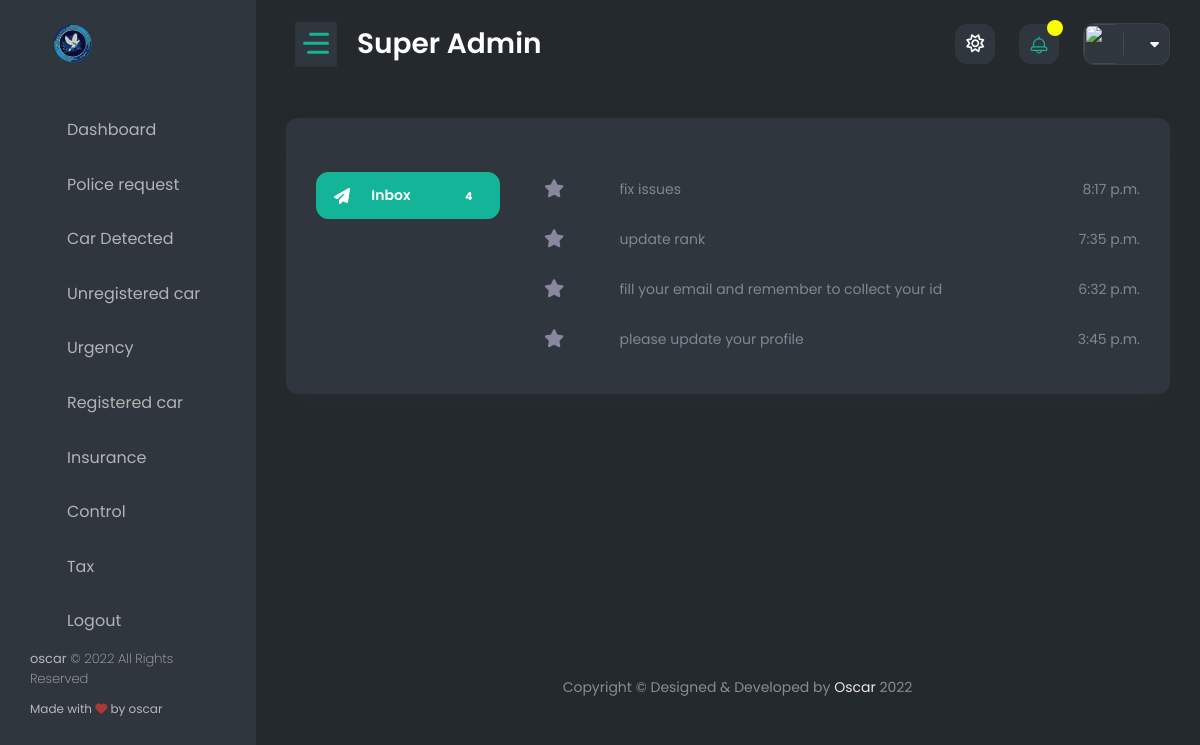
Before: /superimboniadmin/home_message/ with the older database file.
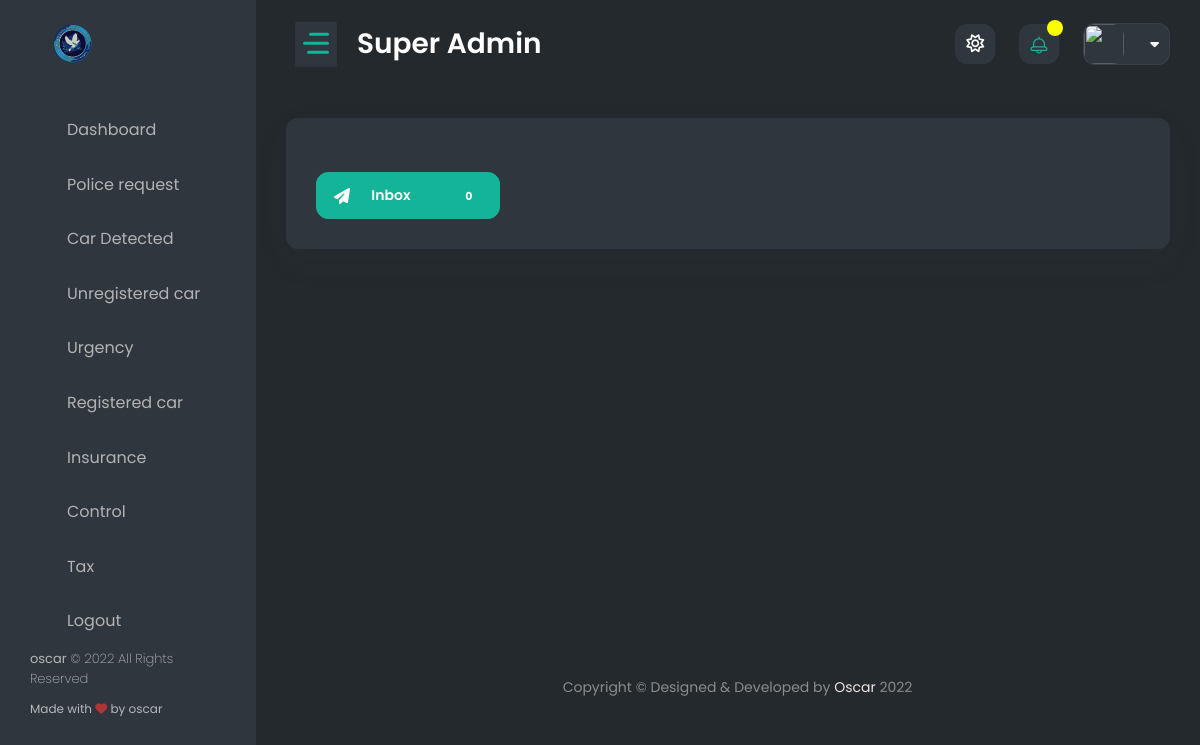
After: the same page with the newer database file.
### admin_panel/models.py (models this page shows, shortened)
class Send_message(models.Model):
    police_user = models.ForeignKey(User, on_delete=models.CASCADE, null=True, blank=True)
    receiver_message = PhoneNumberField()
    subject_message = models.CharField(max_length=100)
    body_message = models.TextField(max_length=250)
    date = models.DateTimeField(auto_now_add=True)
    class Meta:
        verbose_name_plural = "Send message"
        ordering = ['-date']

### admin_panel/views.py (the view)
# urls.py: path('home_message/', home_message, name='home_message'),
def home_message(request):
    message_all = Send_message.objects.all()
    message_all_count = Send_message.objects.all().count()
    context = {
        'message_all': message_all,
        'message_all_count': message_all_count
    }
    return render(request, 'super_temp/home_message.html', context)

### authentication/context_processors.py (called while the page is built)
def extras(request):
    user = request.user
    if user.is_authenticated:
        police_req = Police_request.objects.filter(police=user).first()
        profile_police = get_object_or_404(Profile, user=user)
        user_small = user.name
        user_small = user_small.split(' ')
        user_small = user_small[0][:2].upper()
        police_req = police_req
    else:
        profile_police = None
        user_small = None
        police_req = None
    return {
        'profile': profile_police,
        'user': user,
        'user_small': user_small,
        'police_req': police_req
    }

def message_review(request):
    try:
        user = request.user
        message_all = Send_message.objects.filter(police_user=user)[:10]
        user_small = user.name
        user_small = user_small.split(' ')
        user_small = user_small[0][:2].upper()
    except:
        message_all = []
        user_small = 'AA'
    return {
        'message_all': message_all,
        'user_small': user_small
    }

### admin_panel/templates/super_temp/home_message.html (shortened to what this page needs)
{% extends 'super_police/base.html' %}
{% load static %}
{% block content %}
    <div class="content-body">
            <div class="container-fluid">
                <div class="row">
                    <div class="col-lg-12">
                        <div class="card">
                            <div class="card-body">
								<div class="row">
									<div class="col-lg-3">
										<div class="email-left-box">
											<div class="mail-list rounded mt-4">
												<a href="{% url 'home_message' %}" class="list-group-item active"><i
														class="fa fa-paper-plane font-18 align-middle me-2"></i> Inbox <span
														class="badge badge-primary badge-sm float-end">{{ message_all_count }}</span> </a>
											</div>
										</div>
									</div>
									<div class="col-lg-9">
										<div class="email-right-box">
											<div class="email-list mt-3">
                                                {% for message_all in message_all %}
												<div class="message">
													<div>
														<div class="d-flex message-single">
															<div class="ms-2">
																<button class="border-0 bg-transparent align-middle p-0"><i
																		class="fa fa-star" aria-hidden="true"></i></button>
															</div>
														</div>
														<a href="{% url 'home_message_read' message_all.id %}" class="col-mail col-mail-2">
															<div class="subject">{{ message_all.body_message|truncatechars:80 }}</div>
															<div class="date">{{ message_all.date.time }}</div>
														</a>
													</div>
												</div>
                                                {% endfor %}
											</div>
										</div>
									</div>
								</div>
                            </div>
                        </div>
                    </div>
                </div>
            </div>
        </div>
{% endblock %}

Changed rows visible on the page:
removed Send_message: body_message "fix issues", date.time "8:17 p.m."
removed Send_message: body_message "update rank", date.time "7:35 p.m."
removed Send_message: body_message "fill your email and remember to collect your id", date.time "6:32 p.m."
removed Send_message: body_message "please update your profile", date.time "3:45 p.m."
Other visible differences:
{{ message_all_count }}: "4" → "0"
